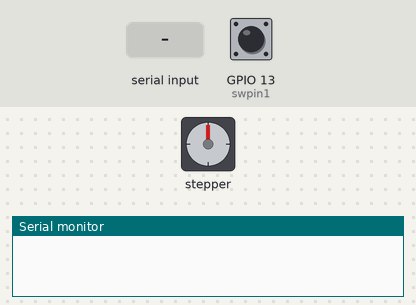
Simulated run of this sketch. Board: ESP32. Shown: stepper motor, the last lines printed to the serial monitor. Inputs (shaded band) come from the test bench; at power-on: GPIO 13 (swpin1) HIGH. Stepper angles assume 200 steps per turn.

Above: at 1.2 s.
1.3 s: "left\n" received over the second serial link
At 1.45 s:
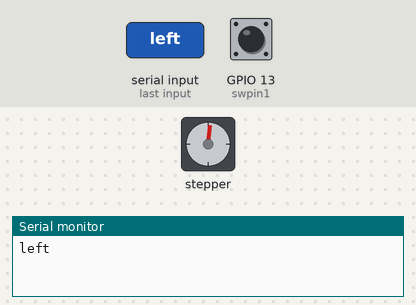
At 2.05 s:
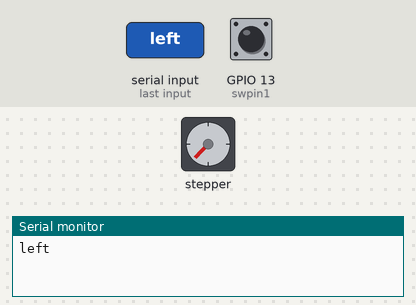
4.3 s: GPIO 13 (swpin1) pulled LOW for 0.15 s
At 5.6 s:
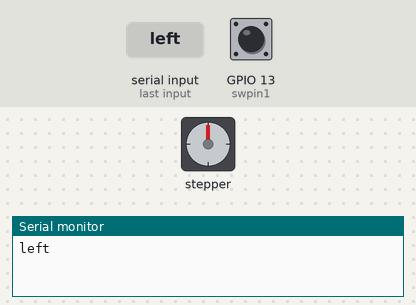
Timing chart, 0 to 7.3 s (numbered marks = the images above; inputs shaded):
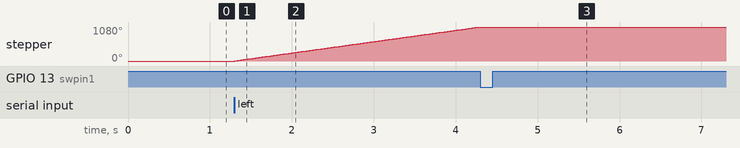

The sketch:

step.ino
```cpp
#include <Stepper.h>

const int stepsPerRevolution = 200;

#define RX_PIN 25
#define TX_PIN 26

#define swpin1 13
#define swpin2 14

String message = "";

Stepper myStepper(stepsPerRevolution, 16, 17, 18, 19);
void setup() {
  Serial.begin(115200); // สำหรับ Serial Monitor
  Serial2.begin(115200, SERIAL_8N1, RX_PIN, TX_PIN); // สำหรับการสื่อสารกับ ESP32 ตัวส่ง

  pinMode(swpin1, INPUT_PULLUP);
  pinMode(swpin2, INPUT_PULLUP);
  myStepper.setSpeed(60);
}

void loop() {
  // ตรวจสอบว่ามีข้อมูลเข้ามาหรือไม่
  if (Serial2.available()) {
    // อ่านข้อมูลทั้งหมดที่เข้ามา
    message = Serial2.readStringUntil('\n');
    Serial.println(message);

    if(message == "left"){
      while (digitalRead(swpin1) == HIGH){
        myStepper.step(stepsPerRevolution);
      }
      // myStepper.step(0);
    }
    if(message == "right"){
      while (digitalRead(swpin2) == LOW){
        myStepper.step(-stepsPerRevolution);
      }
      // myStepper.step(0);
    }
  }
}
```

Measured:
- after the input at 1.3 s, stepper: keeps turning clockwise at about 362°/s, starting at once
- after the input at 4.3 s, stepper: stops changing and stays 1080°
